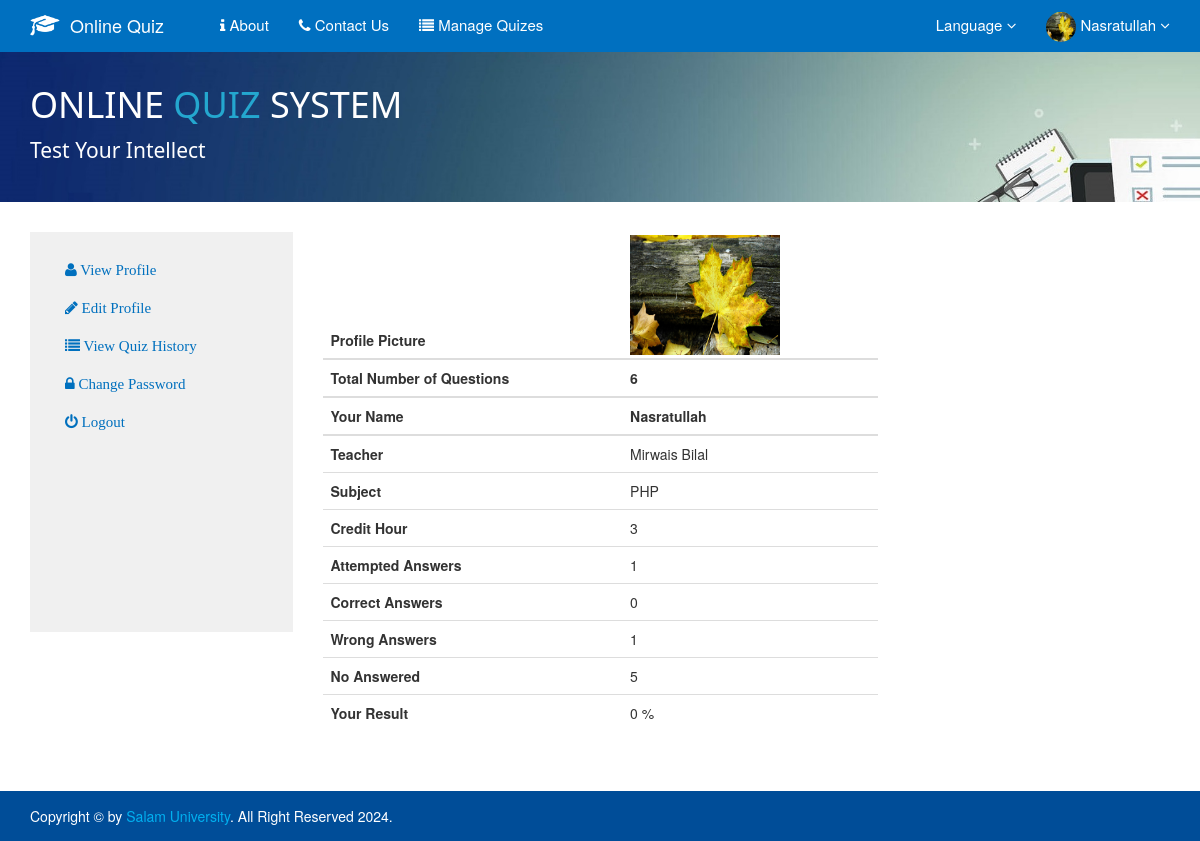
Screenshot of /ViewResult.php?id=3 (signed in) with the database file from the repository.
### tables this page shows
CREATE TABLE `users` (
  `User_ID` int(11) NOT NULL,
  `Full_Name` varchar(50) NOT NULL,
  `Username` varchar(30) NOT NULL,
  `Password` varchar(50) NOT NULL,
  `Email` varchar(100) NOT NULL,
  `Language` varchar(10) NOT NULL,
  `Gender` varchar(10) NOT NULL,
  `Phone_No` int(11) NOT NULL,
  `Image` varchar(255) NOT NULL DEFAULT 'placeholder-user.png',
  `Role_ID` int(11) NOT NULL DEFAULT '2',
  `Status` int(11) NOT NULL DEFAULT '0'
);

CREATE TABLE `result` (
  `Result_ID` int(11) NOT NULL,
  `User_ID` int(11) NOT NULL,
  `TotalNumberOfQuestion` int(11) NOT NULL,
  `Username` varchar(50) NOT NULL,
  `Teacher` varchar(50) NOT NULL,
  `Subject` varchar(50) NOT NULL,
  `Credit_Hours` int(11) NOT NULL,
  `Attempted_Answer` int(11) NOT NULL,
  `Correct_Answer` int(11) NOT NULL,
  `Wrong_Answer` int(11) NOT NULL,
  `No_Answer` int(11) NOT NULL,
  `Result` int(11) NOT NULL,
  `Submit_Date` datetime NOT NULL DEFAULT CURRENT_TIMESTAMP
);

### _Partial Components/Database.php (called while the page is built, shortened)
<?php
Class Database{
 public $host   = "localhost";
 public $user   = "root";
 public $pass   = "";
 public $db     = "Quiz";
 public $link;
private function connectDB(){
 $this->link = new mysqli($this->host, $this->user, $this->pass, $this->db);
 }
public function select($query){
  $result = $this->link->query($query) or
   die($this->link->error.__LINE__);
  if($result->num_rows > 0){
    return $result;
  } else {
    return false;
  }
 }
}

### _Partial Components/Exam.php (called while the page is built, shortened)
<?php
class Exam{
	private $db;
	public function __construct(){
		$this->db = new Database();
	}
	public function getQuizResultByID($Result_ID){
		$query = "SELECT * from Result  where Result_ID = '$Result_ID'";
		mysqli_set_charset($this->db->link, 'UTF8');
		$getData = $this->db->select($query);
		return  $getData;
	}
	public function getUsersByUsername($Username){
		$query = "SELECT * from Users where Username = '$Username'";
		mysqli_set_charset($this->db->link, 'UTF8');
		$getData = $this->db->select($query);
		return $getData;
	}
	public function getSubjects(){
		$query = "SELECT * from Viw_Subject where Language = 'English' and Status='1'";
		mysqli_set_charset($this->db->link, 'UTF8');
		$getData = $this->db->select($query);
		return $getData;
	}
}
?>

### ViewResult.php (the view, shortened to what this page needs)
<?php
include('./_Partial Components/Header.php');
?>
<?php
if(isset($_SESSION['Username'])){
    $Username = $_SESSION['Username'];
    $UsersByUsername = $exm->getUsersByUsername($Username);
    $row = $UsersByUsername->fetch_assoc();
}
else{
    header("location: index.php");
}
if(isset($_GET['id'])){
    $Result_ID = $_GET['id'];
    $QuizByResult = $exm->getQuizResultByID($Result_ID);
    $row = $QuizByResult->fetch_assoc();
}
?>
 <div class="jumbotron" id = "jbt" style="background-image: url('./img/IBPS-Banne.jpg'); background-size: cover;">
        <div class="container">
            <div id="details" class="animated fadeInLeft">
                <h1> ONLINE <span> QUIZ </span> SYSTEM </h1>
                <p class = "paragraph">Test Your Intellect</p>
            </div>
        </div>
    </div>
    	<div class="container">
    		<div class="row">
                <div class="col-sm-3">
                    <nav class="nav-profile">
                        <a href="Profile.php"> <i class='fa fa-user'></i> View Profile </a>
                        <a href="EditProfile.php"> <i class='fa fa-pencil'></i> Edit Profile</a>
                        <a href="QuizHistory.php"> <i class='fa fa-list'></i> View Quiz History</a>
                        <a href="change-pass.php"> <i class='fa fa-lock'></i> Change Password</a>
                        <a href="logout.php"> <i class='fa fa-power-off'></i> Logout </a>
                    </nav>
                </div>
    		    <?php
                         if(isset($_SESSION['Username'])){
                            $Username = $_SESSION['Username'];
                            $UsersByUsername = $exm->getUsersByUsername($Username);
                            $rows = $UsersByUsername->fetch_array();
                            $profile_img = $rows['Image'];
                       }
                        ?>
        <div class="col-md-6" id = "answer-for">
        <table class="table" >
                <thead>
                    <tr>
                        <th> Profile Picture </th>
                        <th> <?php echo "<img alt=''width='150px' height = '120px' src='./img/_ProfilePicture/$profile_img' style = 'margin-top: -5px; margin-bottom: -5px;' />"; ?> </th>
                    </tr>
                    <tr>
                        <th> Total Number of Questions </th>
                        <th> <?php echo $row['TotalNumberOfQuestion'] ?> </th>
                    </tr>
                    <tr>
                        <th> Your Name </th>
                        <th> <?php echo $row['Username'];?> </th>
                    </tr>
                </thead>
                <tbody>
                    <tr>
                        <th> Teacher </th>
                        <td> <?php echo $row['Teacher'];?> </td>
                    </tr>
                    <tr>
                        <th> Subject </th>
                        <td> <?php echo $row['Subject'];?> </td>
                    </tr>
                    <tr>
                        <th> Credit Hour </th>
                        <td> <?php echo $row['Credit_Hours'];?> </td>
                    </tr>
                    <tr>
                        <th> Attempted Answers </th>
                        <td> <?php echo $row['Attempted_Answer'] ?></td>
                    </tr>
                    <tr>
                        <th> Correct Answers </th>
                        <td> <?php echo $row['Correct_Answer'];?> </td>
                    </tr>
                    <tr>
                        <th> Wrong Answers </th>
                        <td> <?php echo $row['Wrong_Answer'];?> </td>
                    </tr>
                    <tr>
                        <th> No Answered </th>
                        <td> <?php echo $row['No_Answer'];?> </td>
                    </tr>
                    <tr>
                        <th> Your Result </th>
                        <td> <?php echo $row['Result'].' %';?></td>
                    </tr>
                </tbody>
                </table>
            </div>
    		</div>
    	</div>
<?php
include('./_Partial Components/Footer.php');
?>

### _Partial Components/Header.php (shortened to what this page needs)
<?php
$filepath = realpath(dirname(__FILE__));
include_once($filepath.'/Database.php');
include_once($filepath.'/conn.php');
include_once($filepath.'/Exam.php');
$exm = new Exam();
?>
<!DOCTYPE html>
<html>
<head>
    <link href ="./CSS/bootstrap.min.css" rel=" stylesheet">
    <link href ="./CSS/bootstrap.css" rel=" stylesheet" />
    <link href="./CSS/animated.css" rel="stylesheet" >
    <link href="CSS/font-awesome.css" rel="stylesheet" >
    <link href="CSS/font-awesome.min.css" rel="stylesheet" >
    <link href="CSS/animated.css" rel="stylesheet" >
</head>
<body onload = "timeout()">
    <nav class="navbar navbar-inverse navbar-static-top" style = "background-color: rgb(0,112,192); border: none;">
      <div class="container">
        <div class="navbar-header" style = "">
          <a class="navbar-brand" href="index.php">
          <div class = "col-xs-3" id = "img-cup"><img src="img/Graduation Cap_52px.png" alt="Logo" width="30px"></div>
          <div class = "col-xs-9" id = "div-quiz">Online Quiz</div>
          </a>
        </div>
        <div id="navbar" class="navbar-collapse collapse">
          <ul class="nav navbar-nav" id="top-navbar">
            <li><a href="About.php" id="c"><i class="fa fa-info"></i> About </a></li>
            <li><a href="Contact-us.php"><i class="fa fa-phone"></i> Contact Us</a></li>
            <?php if(isset($_SESSION['Username'])){
            $Username = $_SESSION['Username'];
            $UsersByUsername = $exm->getUsersByUsername($Username);
            $row = $UsersByUsername->fetch_assoc();
            if($row['Role_ID']=='1'){?>
            <li><a href="Administrator/index.php"><i class="fa fa-list"></i> Manage Quizes</a></li>
            <?php }}?>
          </ul>
          <ul class="nav navbar-nav navbar-right" id = "top-navbar">
          <li class="dropdown dropdown-user">
                    <a href="javascrip:;" class="dropdown-toggle" data-toggle="dropdown" data-hover="dropdown" data-close-others="true">
                        <span class="username"> Language </span>
                        <i class="fa fa-angle-down"></i>
                    </a>
                </li>
            <li class="dropdown">
            <?php if(isset($_SESSION['Username'])){
                $Username = $_SESSION['Username'];
                $UsersByUsername = $exm->getUsersByUsername($Username);
                $row = $UsersByUsername->fetch_assoc();
                $profile_img = $row['Image'];
            ?>
            <li class="dropdown dropdown-user" id = "top-navbar">
                <a href="javascript:;" class="dropdown-toggle" data-toggle="dropdown" data-hover="dropdown" data-close-others="true">
                    <?php echo "<img alt='' class='img-circle' width='30px;' height = '30px' src='img/_ProfilePicture/$profile_img ' style = 'margin-top: -5px; margin-bottom: -5px;' />"; ?>
                      	<span class="username username-hide-on-mobile">
                      	<?php echo $_SESSION['Username']; ?> </span>
                      	<i class="fa fa-angle-down"></i>
                  	</a>
              	</li>
          	<?php } ?>
          </ul>
        </div>
      </div>
    </nav>
    <body>

### CSS/Online_Quiz_Style.css (style rules this page uses)
body { min-height: calc(100% - 0px); position: relative; padding-bottom: 40px; }
html { height: 100%; position: relative; }
.row { margin-bottom: 60px; }
#img-cup { padding-top: -15px; }
.navbar-brand { color: white; margin-top: -5px; width: 190px; }
.navbar-brand #img-cup { padding-left: 0px; padding-right: 0px; }
.navbar-brand #div-quiz { padding-top: 5px; padding-left: 0px; margin-right: 0px; color: #ffffff; }
.jumbotron { height: 150px; overflow: hidden; margin-top: -30px; width: 100%; background-image: url('./img/top-image.jpg'); background-color: #fff; }
#jbt { background-image: url('./img/top-image.jpg'); }
.jumbotron #details { position: absolute; color:white; font-size: 26px; margin-right: 7%; padding-right: 10px; font-family: segoe ui }
.jumbotron #details h1 { font-size: 36px; margin-top: -15px; font-family: segoe ui; }
.jumbotron #details span { color:#24A7CF; font-size: 36px; font-family: segoe ui; }
.paragraph { font-size: 16px; font-family: segoe ui; font-weight: lighter; }
.nav-profile { padding-top: 20px; margin-bottom: 20px; padding-bottom: 50px; height: 400px; color: black; background-color: rgb(240,240,240); font-family: Calibri; font-weight: lighter; font-size: 15px; }
a { text-decoration: none; }
a:link, a:visited { color: black; }
.nav-profile a { color: rgb(0,112,190); font-family: Calibri; }
.nav-profile a:link, .nav-profile a:visited { display: inline-block; padding: 8px 35px; height: 38px; width: 100%; margin:0px; text-decoration: none; border: none; }
#top-navbar li a { color: #fff; font-size: 15px; }
@media only screen and (min-width:850px)and (max-width: 1200px) { body { margin: 0px; } }
@media only screen and (min-width:850px)and (max-width: 1200px) { .username-hide-on-mobile { display: inline-block; } }
@media only screen and (min-width:850px)and (max-width: 1200px) { .row { margin-bottom: 50px; } }
@media only screen and (min-width:850px)and (max-width: 1200px) { p { font-family: segoe ui; font-weight: lighter; } }

### CSS/MyCarousel.css (style rules this page uses)
img { vertical-align: middle; }

### rows the page displays
users: Image (picture)
result: TotalNumberOfQuestion "6", Username "Nasratullah", Teacher "Mirwais Bilal", Subject "PHP", Credit_Hours "3", Attempted_Answer "1", Correct_Answer "0", Wrong_Answer "1", No_Answer "5", Result "0"

### other values shown
$_SESSION['Username'] "Nasratullah"
